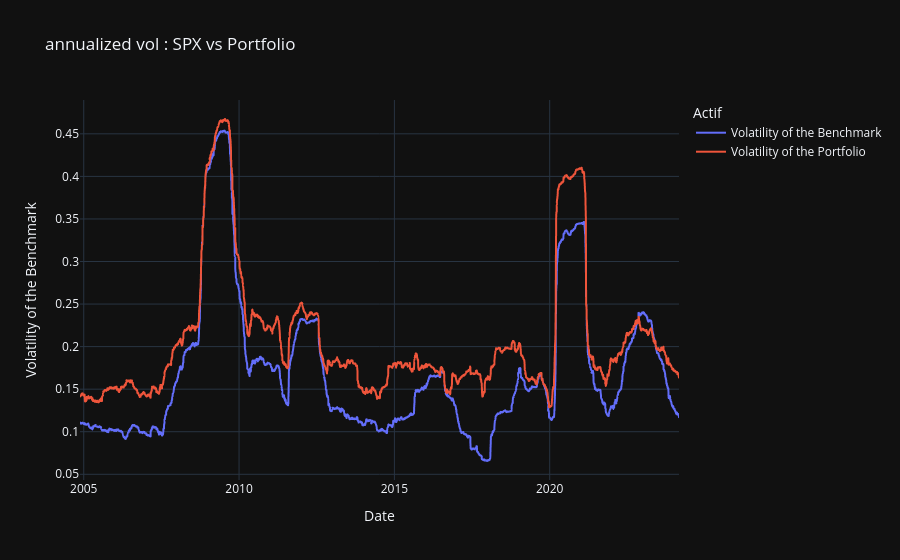

Source (notebook cell):
### Code cell
import pandas as pd
import numpy as np
import plotly.express as px

df2 = final[["Date", "SPX", "Money"]].copy()
df2["Portfolio"] = df2["Money"]
df2.drop(columns="Money", inplace=True)
df2["Date"] = pd.to_datetime(df2["Date"], dayfirst=True)
df2.set_index("Date", inplace=True)

daily_returns = df2.pct_change()
daily_returns.dropna(inplace=True)

daily_returns["Volatility of the Benchmark"] = daily_returns['SPX'].rolling(window=252).std() * np.sqrt(252)
daily_returns["Volatility of the Portfolio"] = daily_returns['Portfolio'].rolling(window=252).std() * np.sqrt(252)
data_to_plot = daily_returns.dropna()


fig = px.line(data_to_plot,
              x=data_to_plot.index,
              y=["Volatility of the Benchmark", "Volatility of the Portfolio"],
              labels={"value": "Volatility of the Benchmark", "variable": "Actif", "Date": "Date"},
              title="annualized vol : SPX vs Portfolio")

fig.show()

### Figure 1 — Plotly figure (JSON) as saved in the notebook; plotly's stock layout.template omitted (floating-point values rounded to 4 significant figures; data arrays with more than 128 entries replaced by an {"elided": "..."} marker saying what was removed)
{"data": [{"hovertemplate": "Actif=Volatility of the Benchmark<br>Date=%{x}<br>Volatility of the Benchmark=%{y}<extra></extra>", "legendgroup": "Volatility of the Benchmark", "line": {"color": "#636efa", "dash": "solid"}, "marker": {"symbol": "circle"}, "mode": "lines", "name": "Volatility of the Benchmark", "showlegend": true, "x": {"elided": "5031 str values"}, "xaxis": "x", "y": {"elided": "5031 float values"}, "yaxis": "y", "type": "scattergl"}, {"hovertemplate": "Actif=Volatility of the Portfolio<br>Date=%{x}<br>Volatility of the Benchmark=%{y}<extra></extra>", "legendgroup": "Volatility of the Portfolio", "line": {"color": "#EF553B", "dash": "solid"}, "marker": {"symbol": "circle"}, "mode": "lines", "name": "Volatility of the Portfolio", "showlegend": true, "x": {"elided": "5031 str values"}, "xaxis": "x", "y": {"elided": "5031 float values"}, "yaxis": "y", "type": "scattergl"}], "layout": {"xaxis": {"anchor": "y", "domain": [0.0, 1.0], "title": {"text": "Date"}}, "yaxis": {"anchor": "x", "domain": [0.0, 1.0], "title": {"text": "Volatility of the Benchmark"}}, "legend": {"title": {"text": "Actif"}, "tracegroupgap": 0}, "title": {"text": "annualized vol : SPX vs Portfolio"}}}
